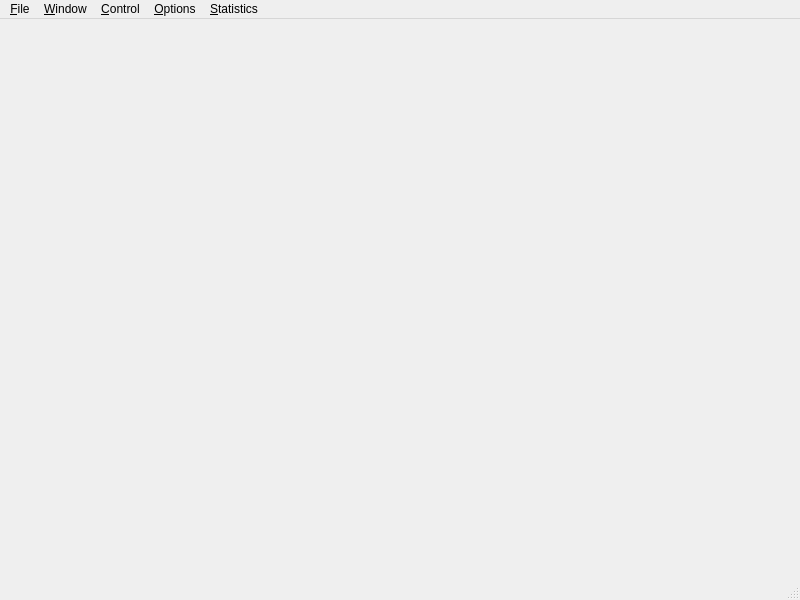
<?xml version="1.0" encoding="UTF-8"?>
<ui version="4.0">
 <class>SimpleMediaPlayerWindow</class>
 <widget class="QMainWindow" name="SimpleMediaPlayerWindow">
  <property name="geometry">
   <rect>
    <x>0</x>
    <y>0</y>
    <width>800</width>
    <height>600</height>
   </rect>
  </property>
  <property name="windowTitle">
   <string>MainWindow</string>
  </property>
  <widget class="QWidget" name="centralWidget"/>
  <widget class="QMenuBar" name="menuBar">
   <property name="geometry">
    <rect>
     <x>0</x>
     <y>0</y>
     <width>800</width>
     <height>25</height>
    </rect>
   </property>
   <widget class="QMenu" name="menuWindow">
    <property name="title">
     <string>&amp;Window</string>
    </property>
    <addaction name="actionChange_Layout"/>
   </widget>
   <widget class="QMenu" name="menuStatistics">
    <property name="title">
     <string>&amp;Statistics</string>
    </property>
    <addaction name="actionCPU"/>
    <addaction name="actionMemory"/>
    <addaction name="actionFPS"/>
   </widget>
   <widget class="QMenu" name="menuOptions">
    <property name="title">
     <string>&amp;Options</string>
    </property>
    <addaction name="actionRendering_Video"/>
    <addaction name="actionDecode_Video"/>
    <addaction name="actionDown_Scaling"/>
    <addaction name="actionThread_Number"/>
    <addaction name="actionTimingControl"/>
    <addaction name="actionSetRate"/>
    <addaction name="action_Hardware_Decode"/>
   </widget>
   <widget class="QMenu" name="menuFile">
    <property name="title">
     <string>&amp;File</string>
    </property>
    <addaction name="actionOpenFile"/>
    <addaction name="actionOpen_Network_Stream"/>
    <addaction name="actionExportReport"/>
    <addaction name="actionScreenshot"/>
   </widget>
   <widget class="QMenu" name="menu_Control">
    <property name="title">
     <string>&amp;Control</string>
    </property>
    <addaction name="action_Play"/>
    <addaction name="action_Stop"/>
    <addaction name="action_Pause"/>
   </widget>
   <addaction name="menuFile"/>
   <addaction name="menuWindow"/>
   <addaction name="menu_Control"/>
   <addaction name="menuOptions"/>
   <addaction name="menuStatistics"/>
  </widget>
  <widget class="QStatusBar" name="statusBar"/>
  <action name="actionChange_Layout">
   <property name="text">
    <string>&amp;Change Layout</string>
   </property>
  </action>
  <action name="actionFPS">
   <property name="checkable">
    <bool>true</bool>
   </property>
   <property name="checked">
    <bool>true</bool>
   </property>
   <property name="text">
    <string>FPS</string>
   </property>
  </action>
  <action name="actionCPU">
   <property name="checkable">
    <bool>true</bool>
   </property>
   <property name="checked">
    <bool>true</bool>
   </property>
   <property name="text">
    <string>CPU</string>
   </property>
  </action>
  <action name="actionMemory">
   <property name="checkable">
    <bool>true</bool>
   </property>
   <property name="checked">
    <bool>true</bool>
   </property>
   <property name="text">
    <string>Memory</string>
   </property>
  </action>
  <action name="actionRendering_Video">
   <property name="checkable">
    <bool>true</bool>
   </property>
   <property name="checked">
    <bool>true</bool>
   </property>
   <property name="text">
    <string>&amp;Rendering Video</string>
   </property>
  </action>
  <action name="actionDecode_Video">
   <property name="checkable">
    <bool>true</bool>
   </property>
   <property name="checked">
    <bool>true</bool>
   </property>
   <property name="text">
    <string>De&amp;code Video</string>
   </property>
  </action>
  <action name="actionDown_Scaling">
   <property name="checkable">
    <bool>true</bool>
   </property>
   <property name="checked">
    <bool>true</bool>
   </property>
   <property name="text">
    <string>&amp;Down Scaling</string>
   </property>
  </action>
  <action name="actionThread_Number">
   <property name="text">
    <string>Thread &amp;Number</string>
   </property>
  </action>
  <action name="actionTimingControl">
   <property name="checkable">
    <bool>true</bool>
   </property>
   <property name="checked">
    <bool>true</bool>
   </property>
   <property name="text">
    <string>&amp;Timing Control</string>
   </property>
  </action>
  <action name="actionSetRate">
   <property name="text">
    <string>&amp;Set Rate</string>
   </property>
  </action>
  <action name="actionExportReport">
   <property name="text">
    <string>&amp;Export Report</string>
   </property>
  </action>
  <action name="actionScreenshot">
   <property name="text">
    <string>&amp;Screenshot</string>
   </property>
  </action>
  <action name="actionOpenFile">
   <property name="text">
    <string>Open &amp;File...</string>
   </property>
  </action>
  <action name="action_Play">
   <property name="enabled">
    <bool>false</bool>
   </property>
   <property name="text">
    <string>P&amp;lay</string>
   </property>
  </action>
  <action name="action_Stop">
   <property name="enabled">
    <bool>false</bool>
   </property>
   <property name="text">
    <string>&amp;Stop</string>
   </property>
  </action>
  <action name="action_Pause">
   <property name="enabled">
    <bool>false</bool>
   </property>
   <property name="text">
    <string>&amp;Pause</string>
   </property>
  </action>
  <action name="action_Hardware_Decode">
   <property name="checkable">
    <bool>true</bool>
   </property>
   <property name="text">
    <string>&amp;Hardware Decode</string>
   </property>
  </action>
  <action name="actionOpen_Network_Stream">
   <property name="text">
    <string>Open &amp;Network Stream...</string>
   </property>
  </action>
 </widget>
 <layoutdefault spacing="6" margin="11"/>
 <resources/>
 <connections/>
</ui>
